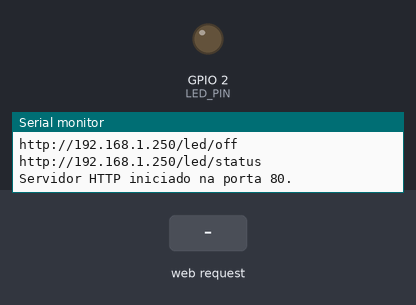
Bench run of a sketch on a simulated ESP32. On the bench: output pins drawn as LEDs (lit = HIGH), the last lines printed to the serial monitor. The test bench sets the inputs (shaded band). WiFi joins after 1.5 s; servers stay silent unless stated.

Above: at 3.7 s.
3.8 s: HTTP request GET /led/on received
At 4.3 s:
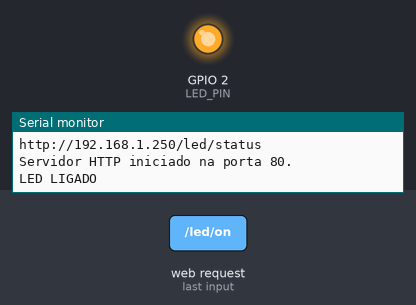
5.3 s: HTTP request GET /led/off received
At 6.6 s:
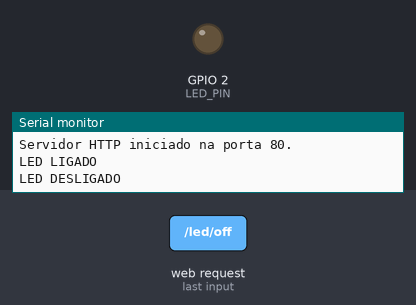
Timing chart, 0 to 8.3 s (numbered marks = the images above; inputs shaded):
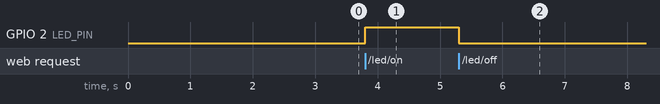

Measured:
- after the input at 3.8 s, GPIO 2 (LED_PIN): LOW → HIGH at once
- after the input at 5.3 s, GPIO 2 (LED_PIN): HIGH → LOW at once

The sketch:

esp_code.ino
```cpp
#include <WiFi.h>
#include <WebServer.h>

// ======================================================
// CONFIGURAÇÃO DA REDE
// ======================================================

const char* ssid = "NIT_2G";
const char* password = "nit2026@";

// IP FIXO DO ESP32
IPAddress local_IP(192, 168, 1, 250);

// Gateway do roteador
IPAddress gateway(192, 168, 1, 1);

// Máscara
IPAddress subnet(255, 255, 255, 0);

// DNS
IPAddress primaryDNS(8, 8, 8, 8);
IPAddress secondaryDNS(8, 8, 4, 4);


// ======================================================
// LED INTERNO
// ======================================================

// Na maioria dos ESP32 DevKit o LED interno está no GPIO 2
#define LED_PIN 2

bool estadoLed = false;


// ======================================================
// SERVIDOR WEB
// ======================================================

WebServer server(80);


// ======================================================
// FUNÇÃO PARA LIBERAR CORS
// ======================================================

void adicionarCORS() {

  server.sendHeader("Access-Control-Allow-Origin", "*");
  server.sendHeader("Access-Control-Allow-Methods", "GET, POST, OPTIONS");
  server.sendHeader("Access-Control-Allow-Headers", "Content-Type");
}


// ======================================================
// ROTA PRINCIPAL
// ======================================================

void paginaInicial() {

  adicionarCORS();

  String mensagem = "";

  mensagem += "ESP32 ONLINE\n";
  mensagem += "IP: ";
  mensagem += WiFi.localIP().toString();
  mensagem += "\n";

  mensagem += "LED: ";

  if (estadoLed) {
    mensagem += "LIGADO";
  } else {
    mensagem += "DESLIGADO";
  }

  server.send(200, "text/plain", mensagem);
}


// ======================================================
// LIGAR LED
// ======================================================

void ligarLed() {

  digitalWrite(LED_PIN, HIGH);

  estadoLed = true;

  Serial.println("LED LIGADO");

  adicionarCORS();

  server.send(
    200,
    "application/json",
    "{\"status\":\"ok\",\"led\":\"ligado\"}"
  );
}


// ======================================================
// DESLIGAR LED
// ======================================================

void desligarLed() {

  digitalWrite(LED_PIN, LOW);

  estadoLed = false;

  Serial.println("LED DESLIGADO");

  adicionarCORS();

  server.send(
    200,
    "application/json",
    "{\"status\":\"ok\",\"led\":\"desligado\"}"
  );
}


// ======================================================
// CONSULTAR ESTADO DO LED
// ======================================================

void consultarLed() {

  adicionarCORS();

  if (estadoLed) {

    server.send(
      200,
      "application/json",
      "{\"led\":\"ligado\"}"
    );

  } else {

    server.send(
      200,
      "application/json",
      "{\"led\":\"desligado\"}"
    );
  }
}


// ======================================================
// OPTIONS / CORS
// ======================================================

void responderOptions() {

  adicionarCORS();

  server.send(204);
}


// ======================================================
// SETUP
// ======================================================

void setup() {

  Serial.begin(115200);

  delay(1000);

  Serial.println();
  Serial.println("==============================");
  Serial.println("      INICIANDO ESP32");
  Serial.println("==============================");


  // ----------------------------------------------------
  // LED
  // ----------------------------------------------------

  pinMode(LED_PIN, OUTPUT);

  digitalWrite(LED_PIN, LOW);

  estadoLed = false;


  // ----------------------------------------------------
  // WIFI
  // ----------------------------------------------------

  WiFi.mode(WIFI_STA);

  WiFi.setAutoReconnect(true);
  WiFi.persistent(true);


  // ----------------------------------------------------
  // IP FIXO
  // ----------------------------------------------------

  Serial.println();
  Serial.println("Configurando IP fixo...");

  if (!WiFi.config(
        local_IP,
        gateway,
        subnet,
        primaryDNS,
        secondaryDNS
      )) {

    Serial.println("ERRO ao configurar IP fixo!");

  } else {

    Serial.println("IP fixo configurado.");
  }


  // ----------------------------------------------------
  // CONECTAR
  // ----------------------------------------------------

  Serial.print("Conectando em: ");
  Serial.println(ssid);

  WiFi.begin(ssid, password);


  int tentativas = 0;

  while (WiFi.status() != WL_CONNECTED && tentativas < 40) {

    delay(500);

    Serial.print(".");

    tentativas++;
  }


  Serial.println();


  // ----------------------------------------------------
  // VERIFICAR CONEXÃO
  // ----------------------------------------------------

  if (WiFi.status() == WL_CONNECTED) {

    Serial.println();
    Serial.println("==============================");
    Serial.println("       WIFI CONECTADO");
    Serial.println("==============================");

    Serial.print("SSID: ");
    Serial.println(WiFi.SSID());

    Serial.print("IP: ");
    Serial.println(WiFi.localIP());

    Serial.print("Gateway: ");
    Serial.println(WiFi.gatewayIP());

    Serial.print("Mascara: ");
    Serial.println(WiFi.subnetMask());

    Serial.print("Sinal WiFi: ");
    Serial.print(WiFi.RSSI());
    Serial.println(" dBm");

    Serial.println();
    Serial.println("TESTES:");
    Serial.println("http://192.168.1.250/");
    Serial.println("http://192.168.1.250/led/on");
    Serial.println("http://192.168.1.250/led/off");
    Serial.println("http://192.168.1.250/led/status");

  } else {

    Serial.println();
    Serial.println("ERRO: Nao foi possivel conectar ao WiFi.");
  }


  // ====================================================
  // ROTAS
  // ====================================================

  server.on("/", HTTP_GET, paginaInicial);

  server.on("/led/on", HTTP_GET, ligarLed);

  server.on("/led/off", HTTP_GET, desligarLed);

  server.on("/led/status", HTTP_GET, consultarLed);


  // OPTIONS para CORS

  server.on("/led/on", HTTP_OPTIONS, responderOptions);

  server.on("/led/off", HTTP_OPTIONS, responderOptions);

  server.on("/led/status", HTTP_OPTIONS, responderOptions);


  // ====================================================
  // INICIAR SERVIDOR
  // ====================================================

  server.begin();

  Serial.println();
  Serial.println("Servidor HTTP iniciado na porta 80.");
}


// ======================================================
// LOOP
// ======================================================

void loop() {

  // Atender requisições
  server.handleClient();


  // Se perder WiFi tenta reconectar
  if (WiFi.status() != WL_CONNECTED) {

    Serial.println("WiFi desconectado. Tentando reconectar...");

    WiFi.disconnect();

    WiFi.begin(ssid, password);

    delay(3000);
  }
}
```
